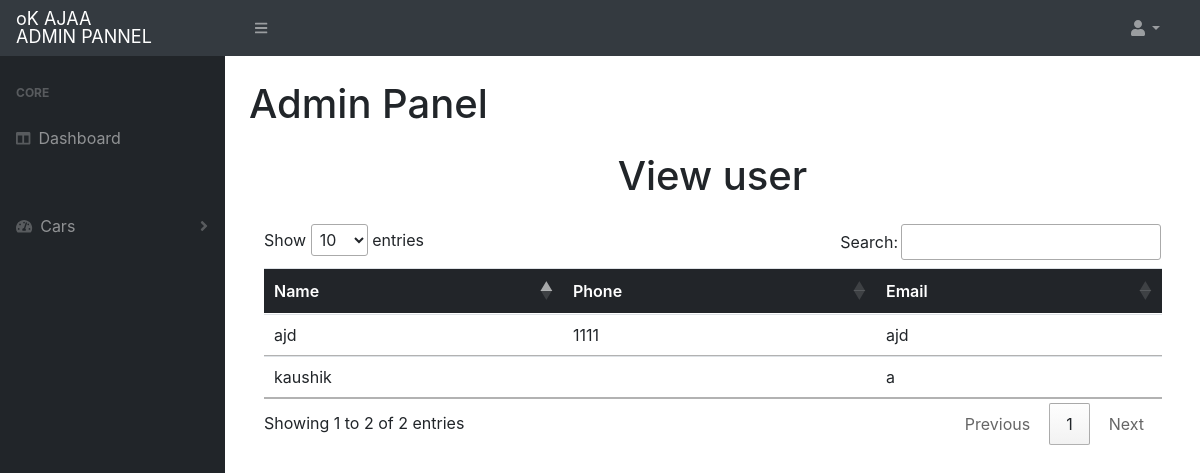
The page /admin/viewuser.php (signed in) on the database its author committed.
### tables this page shows
CREATE TABLE `user` (
  `user_id` int(100) NOT NULL,
  `name` varchar(255) NOT NULL,
  `phone` varchar(11) NOT NULL,
  `email` varchar(100) NOT NULL,
  `password` varchar(100) NOT NULL
);

### admin/viewuser.php (the view, shortened to what this page needs)
<?php
include 'connect.php';
include 'main.php';
?>
<div class="container my-4">
    <h1 style="text-align: center;">View user</h1>
</div>
<div class="container my-4">
    <table class="table" id="myTable">
        <thead class="thead">
            <tr>
                <td>Name</td>
                <td>Phone</td>
                <td>Email</td>
            </tr>
        </thead>
        <tbody>
            <?php
            $result = mysqli_query($con, "select * from user");
            while ($row = mysqli_fetch_array($result)) {
                echo '
                <tr>
                    <td>' . $row["name"] . '</td>
                    <td>' . $row["phone"] . '</td>
                    <td>' . $row["email"] . '</td>
                    </tr>
            ';
            }
            ?>
        </tbody>
    </table>
</div>
</body>
</html>

### admin/main.php (style rules this page uses)
.thead { background-color: rgb(34, 37, 41); font-weight: 600; color: white; border-radius: 5rem; }

### rows shown on the page
user: name "kaushik", email "a"
user: name "ajd", phone "1111", email "ajd"
